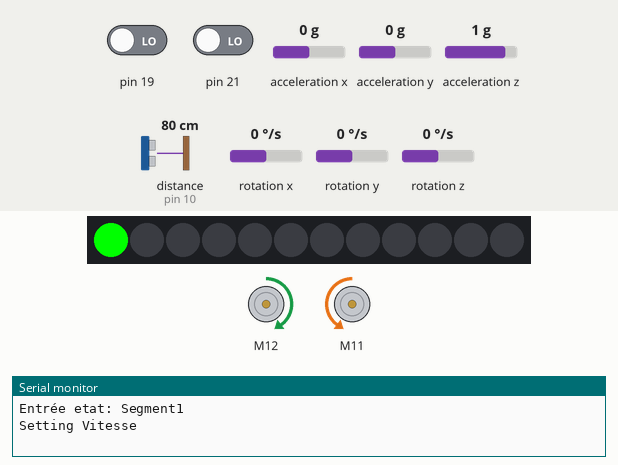
Recording of a sketch running on a simulated Arduino Mega 2560, built with avr-gcc and run on an emulated ATmega2560. Shown: 12 RGB LEDs in strip order, left to right, 2 × DC motor (green arrow = forward, orange = backward, longer = faster), the last lines printed to the serial monitor. The test bench sets the inputs (shaded band); at power-on: rotation z 0 °/s, distance to the obstacle (sensor on pin 10) 80 cm, pin 19 LOW, pin 21 LOW, acceleration x 0 g, acceleration y 0 g, acceleration z 1 g, rotation x 0 °/s, rotation y 0 °/s.

Above: at 5.0 s.
5.1 s: rotation z set to -192 °/s
At 7.7 s:
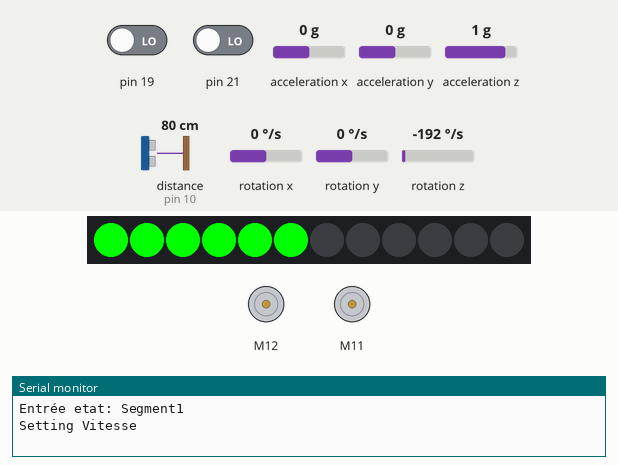
8.1 s: rotation z set to 192 °/s
11.1 s: rotation z set to -100 °/s
14.1 s: distance to the obstacle (sensor on pin 10) set to 2 cm
At 14.68 s:
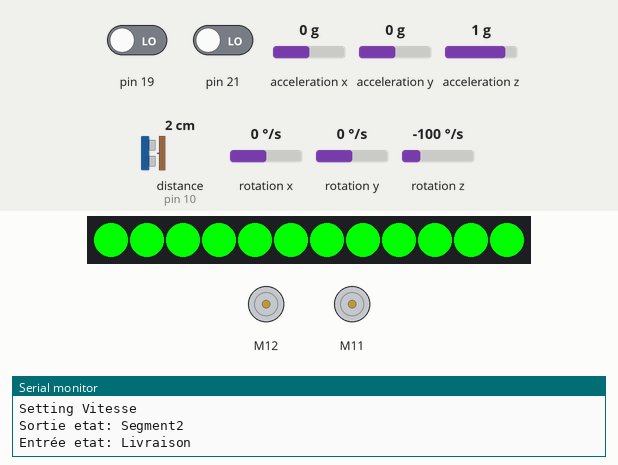
16.8 s: rotation z set to 100 °/s
At 32.2 s:
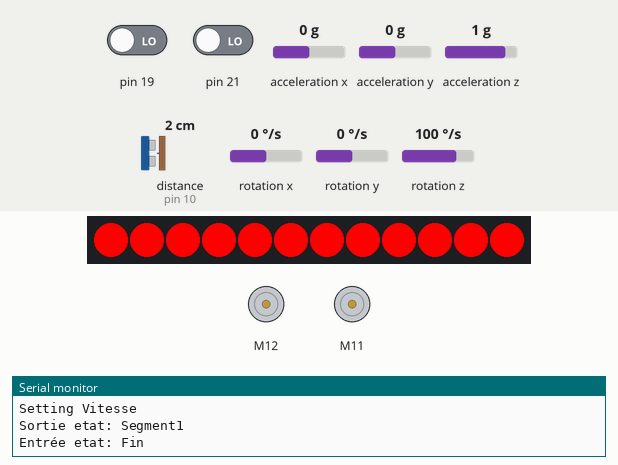
Timing chart, 0 to 32.5 s (numbered marks = the images above; inputs shaded):
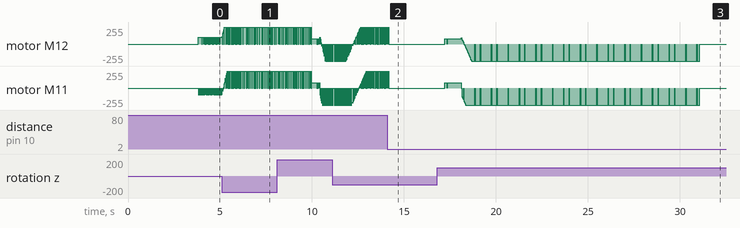

Measured:
- after the input at 14.1 s, motor M12, motor M11: goes on until 14.2 s, then stays stopped; the LEDs: change after 0.11 s (image 2)

The sketch:

labo_03.ino
```cpp
#include <MeAuriga.h>
MeUltrasonicSensor ultraSensor(PORT_10);

#define ALL_LEDS 0
#define LEDNUM  12 // Auriga on-board light ring has 12 LEDs
#define LED_PIN 44

#define DIST_WHEEL 151
#define DIA_WHEEL 64.5
#define PULSE 9
#define RATIO 39.267
#define FULL_TURN_CIRC 948.8
#define FULL_SPIN_CIRC 474.4
#define CIRC_WHEEL 202.6
#define RAYON 3.25

// on-board LED ring, at PORT0 (onboard)
MeRGBLed led( 0, LEDNUM );
MeGyro gyro(0, 0x69);

int distance = 0;
float distanceParcourue = 0;
float distanceX = 180;
float distanceY = 60;
float backDistance = 0;

unsigned long currentTime;

MeEncoderOnBoard encoderRight(SLOT1);
MeEncoderOnBoard encoderLeft(SLOT2);

const int maxAngle = 360;
const int anglePivot = 90;

const float pi = 3.14159;

const int lastValue = 400;

short vitesse = 100;
short vitessePivot = 80;

const int minDistance = 0;
const int minLed = 1;

short tolerance = 2;

short red = 0;
short blue = 0;
short green = 255;

enum State {SEGMENT1, PIVOT, SEGMENT2, LIVRAISON, RETOUR, FIN};
State state = SEGMENT1;
State precedentState = SEGMENT1;


// ********* INTERRUPTIONS ***********

#pragma region configuration - encodeur

void rightEncoderInterrupt(void)
{
  if(digitalRead(encoderRight.getPortB()) == 0)
  {
    encoderRight.pulsePosMinus();
  }
  else
  {
    encoderRight.pulsePosPlus();
  }
}

void leftEncoderInterrupt(void) {
  if(digitalRead(encoderLeft.getPortB()) == 0)
  {
    encoderLeft.pulsePosMinus();
  }
  else
  {
    encoderLeft.pulsePosPlus();
  }
}

// ************* DÉBUT ************

void encoderConfig() {
  attachInterrupt(encoderRight.getIntNum(), rightEncoderInterrupt, RISING);
  attachInterrupt(encoderLeft.getIntNum(), leftEncoderInterrupt, RISING);

  encoderRight.setPulse(PULSE);
  encoderLeft.setPulse(PULSE);

  encoderRight.setRatio(RATIO);
  encoderLeft.setRatio(RATIO);

  encoderRight.setPosPid(1.8,0,1.2);
  encoderLeft.setPosPid(1.8,0,1.2);

  encoderRight.setSpeedPid(0.18,0,0);
  encoderLeft.setSpeedPid(0.18,0,0);

  // DÉBUT : Ne pas modifier ce code!
  // Configuration de la fréquence du PWM
  // Copier-coller ce code si on désire
  // travailler avec les encodeurs
  TCCR1A = _BV(WGM10);
  TCCR1B = _BV(CS11) | _BV(WGM12);

  TCCR2A = _BV(WGM21) | _BV(WGM20);
  TCCR2B = _BV(CS21);
  // FIN : Ne pas modifier ce code!
}

void offMotors(){
  encoderLeft.setMotorPwm(0);
  encoderRight.setMotorPwm(0);
}

#pragma endregion

#pragma region updates

void gyroTask(unsigned long ct) {
  gyro.update();
}

void encodersTask(unsigned long ct) {
  encoderRight.loop();
  encoderLeft.loop();
}

#pragma endregion

int retournerDistance(unsigned long ct){

  static unsigned long lastTime = 0;
  static int lastDistance = 0;
  const int delay = 250;

  if (ct - lastTime < delay) return lastDistance;

  lastTime = ct;

  int localDistance = ultraSensor.distanceCm();

  lastDistance = localDistance;

  return localDistance;
}

float calculDistancePar(unsigned long ct){

  static unsigned long lastTime = 0;
  static int lastDistance = 0;
  const int delay = 100;

  if (ct - lastTime < delay) return lastDistance;

  lastTime = ct;

  long posLeft = encoderLeft.getCurPos();
  long posRight = encoderRight.getCurPos();

  float posMoyenne = (abs(posLeft) + abs(posRight)) / 2.0;

  float localDistance = (posMoyenne / maxAngle) * (CIRC_WHEEL / 10);  //distance en cm

  lastDistance = localDistance;

  return localDistance;

}

#pragma region PID

void goStraight(short speed = 100, short firstRun = 0) {

  static double zAngleGoal = 0.0;
  static double error = 0.0;
  static double previousError = 0.0;
  static double output = 0;
  static double errorSum = 0.0;

  // PD Controller
  // Change les valeurs selon tes besoins
  // higher kp = plus réactive, peu osciller
  // lowewr kp = sluggish, moins d'oscillation
  // higher kd = limite l'oscillation, la bonne valeur arrête l'oscillation
  const double kp = 6.5;
  // const double ki = 1.0;
  const double kd = 1.1;

  if (firstRun) {

    gyro.resetData();
    zAngleGoal = gyro.getAngleZ();
    Serial.println ("Setting Vitesse");

    encoderLeft.setMotorPwm(speed);
    encoderRight.setMotorPwm(-speed);

    return;
  }

  error = gyro.getAngleZ() - zAngleGoal;

  // Google : ELI5 PID
  // Astuce web : ELI5 = Explain Like I'm 5
  output = kp * error + kd * (error - previousError);

  previousError = error;

  encoderLeft.setMotorPwm(speed - output);
  encoderRight.setMotorPwm(-speed - output);
}

bool spin(short speed, int targetAngle, bool firstRun = 0){

  static double zAngleGoal = 0.0;

  if (firstRun) {

    gyro.resetData();

    zAngleGoal = gyro.getAngleZ() + targetAngle;
    return false;
  }

  encoderLeft.setMotorPwm(speed);
  encoderRight.setMotorPwm(speed);

  return gyro.getAngleZ() > zAngleGoal - tolerance;

}


#pragma endregion

#pragma region DEL

void graduateLed(){

  int index = map(distanceParcourue, minDistance, distanceX, minLed, LEDNUM);

  led.setColor(index, red, green, blue);
  led.show();

}

void clignoteTask(unsigned long ct){

  static unsigned long lastTime = 0;
  static bool onOff = 1;
  const int rate = 200;

  if(ct - lastTime < rate) return;

  lastTime = ct;

  if(onOff)
    led.setColor(red, green, blue);
  else
    led.setColor(0, 0, 0);

  led.show();

  onOff = !onOff;

}

void ledLivre(unsigned long ct){

  static unsigned long lastTime = 0;
  const int rate = 150;
  static short idx = 1;

  if(ct - lastTime < rate) return;

  lastTime = ct;

  led.setColor(0, 0, 0);
  led.setColor(idx, red, green, blue);

  idx = idx >= LEDNUM ? 1 : idx + 1;

  led.show();

}

void offLeds(){
  led.setColor(0, 0, 0);
  led.show();
}

#pragma endregion

#pragma region State

void segment1State(unsigned long ct){
  static bool firstTime = 1;
  static float position = 0;

  if(firstTime){
    Serial.println("Entrée etat: Segment1");
    firstTime = 0;

    position = distanceParcourue;

    goStraight(vitesse, 1);
  }

  if(precedentState == SEGMENT1){
    graduateLed();
  }

  else if(precedentState == PIVOT){
    ledLivre(ct);
  }

  goStraight(vitesse);

  bool transition = distanceParcourue - position > distanceX;

  if(transition){

    State temp = state;
    state = precedentState == PIVOT ? FIN : PIVOT;
    precedentState = temp;

    offLeds();
    offMotors();

    firstTime = 1;

    Serial.println("Sortie etat: Segment1");
    return;
  }
}


void pivotState(unsigned long ct){
  static bool firstTime = 1;
  static unsigned long lastTime = 0;
  const int rate = 500;


  if(firstTime){
    Serial.println("Entrée etat: Pivot");
    firstTime = 0;

    spin(vitessePivot, anglePivot, 1);
  //   goPivot(vitesse, 1, anglePivot);

  }

  if(precedentState == RETOUR)
    ledLivre(ct);

  bool transition = spin(vitessePivot, anglePivot);

  if(transition){

    State temp = state;
    state = precedentState == SEGMENT1 ? SEGMENT2 : SEGMENT1;
    precedentState = temp;

    firstTime = 1;

    offMotors();

    Serial.println("Sortie etat: Pivot");
    return;
  }
}

void segment2State(unsigned long ct){
  static bool firstTime = 1;
  static unsigned long lastTime = 0;
  short speedRalenti = 0.5 * vitesse;
  int distanceRalenti = 65;

  if(firstTime){
    Serial.println("Entrée etat: Segment2");
    firstTime = 0;

    backDistance = distanceParcourue;

    goStraight(vitesse, 1);

  }

  distance = retournerDistance(currentTime);

  if(distance < distanceRalenti){
    goStraight(speedRalenti);
  }
  else{
    goStraight(vitesse);
  }

  bool transition = distance <= distanceY;

  if(transition){

    precedentState = state;
    state = LIVRAISON;
    firstTime = 1;

    backDistance = distanceParcourue - backDistance;

    offMotors();

    Serial.println("Sortie etat: Segment2");
    return;
  }
}

void livraisonState(unsigned long ct){
  static bool firstTime = 1;
  static unsigned long exitTime;
  const int rate = 3000;

  if(firstTime){
    Serial.println("Entrée etat: Livraison");
    firstTime = 0;

    exitTime = ct + rate;
  }

  clignoteTask(ct);

  bool transition = ct > exitTime;

  if(transition){

    precedentState = state;
    state = RETOUR;
    firstTime = 1;

    offLeds();

    Serial.println("Sortie etat: Livraison");
    return;
  }
}


void retourState(unsigned long ct){
  static bool firstTime = 1;
  static float position = 0;

  if(firstTime){
    Serial.println("Entrée etat: Retour");
    firstTime = 0;

    position = distanceParcourue;

    goStraight(-vitesse, 1);

  }

  ledLivre(ct);

  goStraight(-vitesse);

  bool transition = position - distanceParcourue > backDistance;

  if(transition){

    precedentState = state;
    state = PIVOT;
    firstTime = 1;

    offMotors();

    Serial.println("Sortie etat: Retour");
    return;
  }
}


void finState(unsigned long ct){
  static bool firstTime = 1;

  if(firstTime){
    Serial.println("Entrée etat: Fin");
    firstTime = 0;

    red = 255;
    green = 0;
    blue = 0;

    led.setColor(red, green, blue);
    led.show();

    // offLeds();
    offMotors();
  }


}

void manageState(unsigned long ct){

  switch(state){
    case SEGMENT1:
      segment1State(ct);
      break;

    case PIVOT:
      pivotState(ct);
      break;

    case SEGMENT2:
      segment2State(ct);
      break;

    case LIVRAISON:
      livraisonState(ct);
      break;

    case RETOUR:
      retourState(ct);
      break;

    case FIN:
      finState(ct);
      break;
  }

}

#pragma endregion


void setup() {

  Serial.begin(115200);
  led.setpin( LED_PIN );
  encoderConfig();
  gyro.begin();
  offLeds();


  delay(3000);

}

void loop() {

  currentTime = millis();

  distanceParcourue = calculDistancePar(currentTime);

  manageState(currentTime);


  gyroTask(currentTime);
  encodersTask(currentTime);

}
```
